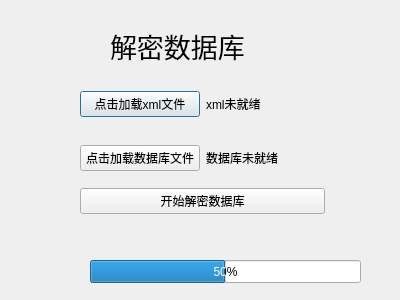
<?xml version="1.0" encoding="UTF-8"?>
<ui version="4.0">
 <class>Dialog</class>
 <widget class="QDialog" name="Dialog">
  <property name="geometry">
   <rect>
    <x>0</x>
    <y>0</y>
    <width>400</width>
    <height>300</height>
   </rect>
  </property>
  <property name="windowTitle">
   <string>Dialog</string>
  </property>
  <widget class="QLabel" name="label_3">
   <property name="geometry">
    <rect>
     <x>110</x>
     <y>20</y>
     <width>221</width>
     <height>51</height>
    </rect>
   </property>
   <property name="font">
    <font>
     <family>一纸情书</family>
     <pointsize>20</pointsize>
    </font>
   </property>
   <property name="text">
    <string>解密数据库</string>
   </property>
  </widget>
  <widget class="QProgressBar" name="progressBar">
   <property name="geometry">
    <rect>
     <x>90</x>
     <y>260</y>
     <width>271</width>
     <height>23</height>
    </rect>
   </property>
   <property name="value">
    <number>50</number>
   </property>
  </widget>
  <widget class="QLabel" name="label_key">
   <property name="geometry">
    <rect>
     <x>80</x>
     <y>230</y>
     <width>241</width>
     <height>20</height>
    </rect>
   </property>
   <property name="text">
    <string/>
   </property>
  </widget>
  <widget class="QWidget" name="">
   <property name="geometry">
    <rect>
     <x>80</x>
     <y>80</y>
     <width>245</width>
     <height>134</height>
    </rect>
   </property>
   <layout class="QVBoxLayout" name="verticalLayout">
    <item>
     <layout class="QHBoxLayout" name="horizontalLayout">
      <item>
       <widget class="QPushButton" name="btn_xml">
        <property name="text">
         <string>点击加载xml文件</string>
        </property>
       </widget>
      </item>
      <item>
       <widget class="QLabel" name="label_xml">
        <property name="text">
         <string>xml未就绪</string>
        </property>
       </widget>
      </item>
     </layout>
    </item>
    <item>
     <layout class="QHBoxLayout" name="horizontalLayout_2">
      <item>
       <widget class="QPushButton" name="btn_db">
        <property name="text">
         <string>点击加载数据库文件</string>
        </property>
       </widget>
      </item>
      <item>
       <widget class="QLabel" name="label_db">
        <property name="text">
         <string>数据库未就绪</string>
        </property>
       </widget>
      </item>
     </layout>
    </item>
    <item>
     <widget class="QPushButton" name="pushButton_3">
      <property name="text">
       <string>开始解密数据库</string>
      </property>
     </widget>
    </item>
   </layout>
  </widget>
 </widget>
 <resources/>
 <connections/>
</ui>
